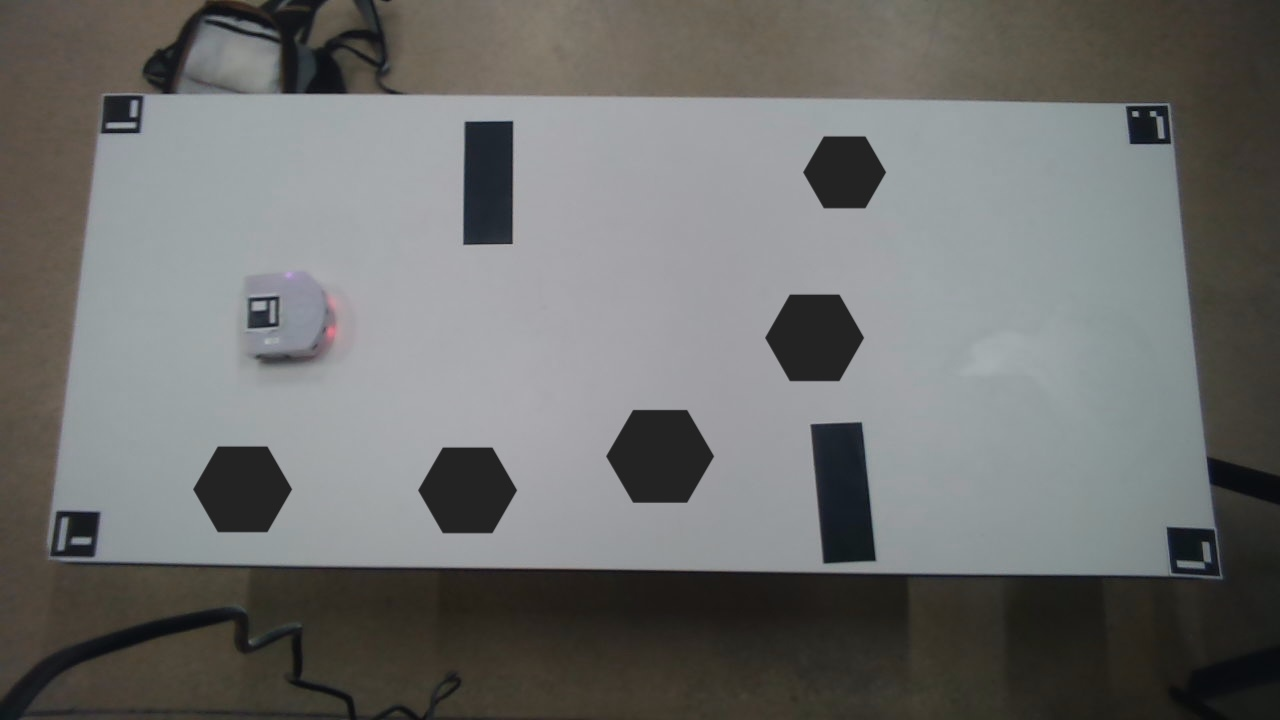
#> input picture src/computer_vision/images/table5.jpg, 1280 x 720 px; its folder holds 5 pictures in this run
$ python vision_v1.py
#> lines starting #> are read from the running program, lines starting #| are printed output that depends on the picture; after the words box and inside, x2 and y2 are one past the last pixel; in counts of white or black regions, pixels touching at a corner belong together
#> in load, img is the input picture: shape (720, 1280, 3); mean B, G, R 109.2, 110.8, 110
import cv2
import numpy as np
import os


# ---------------------------------------------------------
# INITIALISATION DES PARAMÈTRES AVEC SLIDERS
# ---------------------------------------------------------
def initialisation(frame):

    init_low = 30
    init_high = 120
    init_min_area = 300
    init_max_area = 20000

    cv2.namedWindow("INITIALISATION")
    cv2.namedWindow("CANNY")

    cv2.createTrackbar("Canny Low",  "INITIALISATION", init_low, 255, lambda x: None)
    cv2.createTrackbar("Canny High", "INITIALISATION", init_high, 255, lambda x: None)
    cv2.createTrackbar("Min Area",   "INITIALISATION", init_min_area, 20000, lambda x: None)
    cv2.createTrackbar("Max Area",   "INITIALISATION", init_max_area, 50000, lambda x: None)

    while True:

        low  = cv2.getTrackbarPos("Canny Low",  "INITIALISATION")
        high = cv2.getTrackbarPos("Canny High", "INITIALISATION")
        min_area = cv2.getTrackbarPos("Min Area", "INITIALISATION")
        max_area = cv2.getTrackbarPos("Max Area", "INITIALISATION")

        # pipeline simple
        gray = cv2.cvtColor(frame, cv2.COLOR_BGR2GRAY)
        #blur = cv2.GaussianBlur(gray, (5,5), 0)
        #edges = cv2.Canny(blur, low, high)

        # 2) Renforcer les contrastes
        clahe = cv2.createCLAHE(clipLimit=3.0, tileGridSize=(8,8))
        eq = clahe.apply(gray)

        # 3) Lissage intelligent (préserve les bords)
        smooth = cv2.bilateralFilter(eq, d=7, sigmaColor=50, sigmaSpace=50)

        # 4) Canny avec sliders
        edges = cv2.Canny(smooth, low, high)
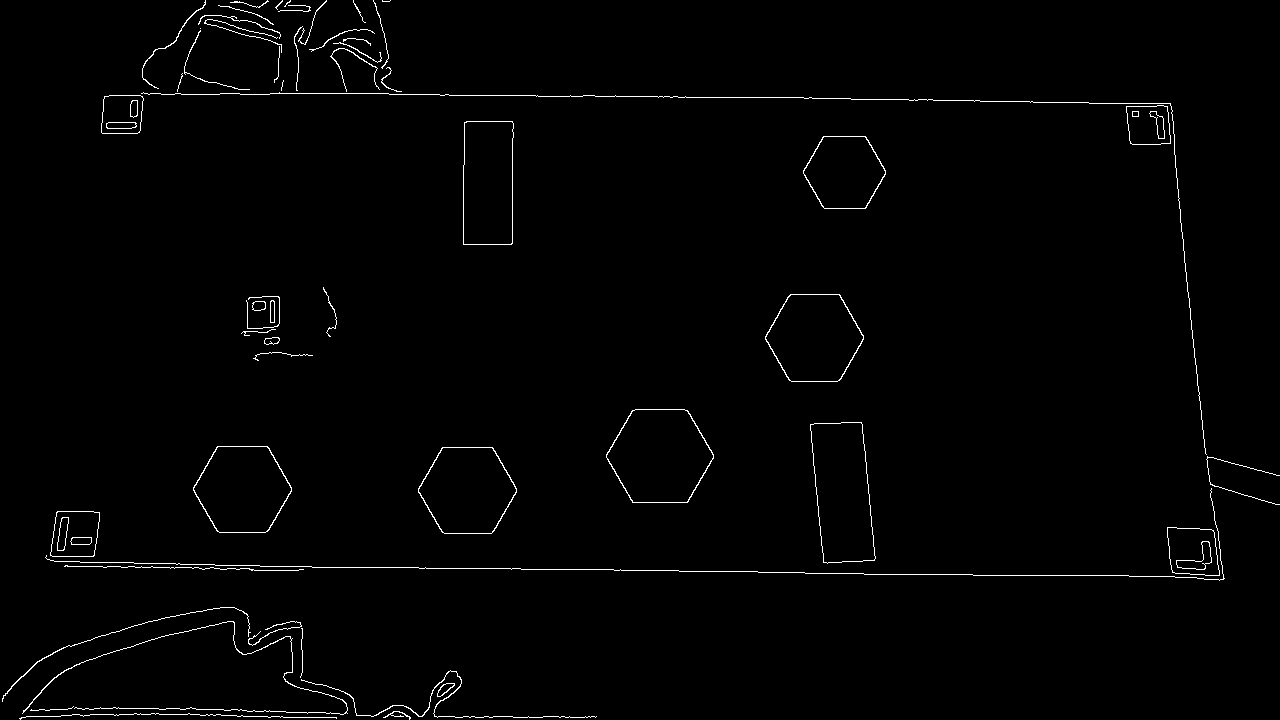
#> edges: shape (720, 1280); 1.2% white in thin lines or dots


        # contours
        contours, _ = cv2.findContours(edges, cv2.RETR_EXTERNAL, cv2.CHAIN_APPROX_SIMPLE)
#> contours = 54 contours, 34 with area under 20; largest, box (x1, y1, x2, y2) and area: (606, 409, 714, 503) 7581, (810, 422, 876, 564) 7202, (765, 294, 864, 382) 6494, (418, 447, 517, 534) 6441, (193, 446, 292, 533) 6434

        # afficher basÉ sur edges pour que Canny soit visible
        debug = cv2.cvtColor(edges, cv2.COLOR_GRAY2BGR)
#> debug: shape (720, 1280, 3); 1.2% white in thin lines or dots

        for c in contours:
            area = cv2.contourArea(c)
            if min_area < area < max_area:
                eps = 0.02 * cv2.arcLength(c, True)
                poly = cv2.approxPolyDP(c, eps, True)
                pts = np.array(poly, dtype=np.int32)
                cv2.polylines(debug, [pts], True, (0,255,0), 2)
#> this loop made 54 passes
#> (area, eps, pts) on passes 11, 12, 17, 28, 29, 30: (2150.5, 3.8, [[1167, 527], [1172, 572], [1219, 575], [1213, 530]]), (1960.5, 3.58, [[57, 511], [50, 555], [93, 556], [99, 512]]), (7202, 7.84, [[810, 424], [823, 562], [874, 560], [862, 424]]), (5993.5, 6.88, [[466, 121], [463, 244], [511, 244], [513, 123]]), (1548.5, 3.19, [[1167, 106], [1126, 106], [1130, 143], [1170, 143]]), (1469, 3.06, [[104, 96], [101, 132], [139, 132], [142, 96]])
#> (area, eps) on passes 15, 16, 18, 25, 27: (6441, 6.21), (6434, 6.21), (7581, 6.76), (6494.5, 6.24), (4527.5, 5.21)
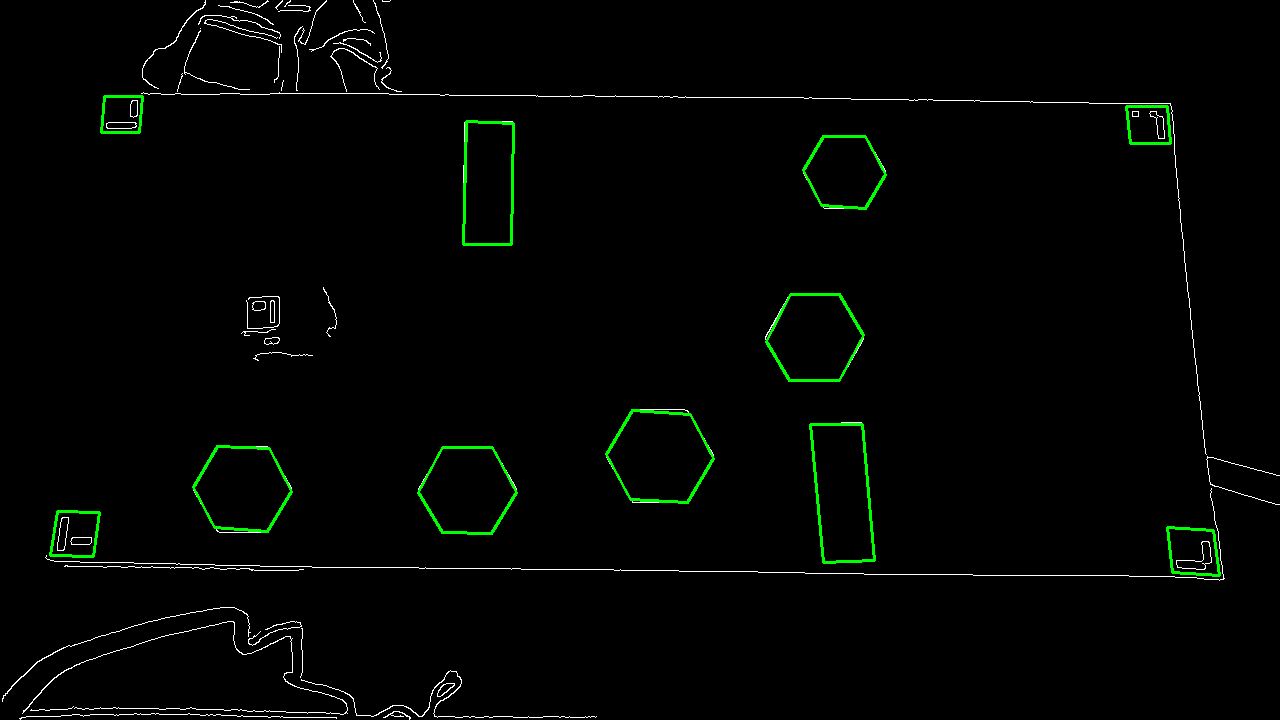
#> debug: shape (720, 1280, 3); mean B, G, R 2.2, 4.5, 2.2

        cv2.imshow("INITIALISATION", debug)
        cv2.imshow("CANNY", edges)

        key = cv2.waitKey(1) & 0xFF
#> (key q is pressed here)
        if key == 13 or key == ord(' '):  # ENTER
            break
        if key == 27 or key == ord('q'):  # ESC
            break

    cv2.destroyAllWindows()
    cv2.waitKey(1)

    return {
        "canny_low": low,
        "canny_high": high,
        "min_area": min_area,
        "max_area": max_area
    }


BASE_DIR = os.path.dirname(os.path.abspath(__file__))
IMG_PATH = os.path.join(BASE_DIR, "images")

# ---------------------------------------------------------
# VISION
# ---------------------------------------------------------
class Vision:
    def __init__(self):
        pass

    def load(self, filename):
        path = os.path.join(IMG_PATH, filename)
        img = cv2.imread(path)

        if img is None:
            raise FileNotFoundError(f"Impossible de charger {path}")

        return img

    def get_state(self, frame):

        gray = cv2.cvtColor(frame, cv2.COLOR_BGR2GRAY)
        #blur = cv2.GaussianBlur(gray, (5,5), 0)
        #edges = cv2.Canny(blur, self.params["canny_low"], self.params["canny_high"])

        # 2) Renforcer les contrastes
        clahe = cv2.createCLAHE(clipLimit=3.0, tileGridSize=(8,8))
        eq = clahe.apply(gray)

        # 3) Lissage intelligent (préserve les bords)
        smooth = cv2.bilateralFilter(eq, d=9, sigmaColor=50, sigmaSpace=50)

        # 4) Canny avec sliders
        edges = cv2.Canny(
        smooth,
        self.params["canny_low"],
        self.params["canny_high"]
)

        #cv2.imshow("1 - Gray", gray)
        ##cv2.imshow("2 - Blur", blur)
        cv2.imshow("3 - Canny", edges)

        contours, _ = cv2.findContours(edges, cv2.RETR_EXTERNAL, cv2.CHAIN_APPROX_SIMPLE)

        contour_debug = frame.copy()
        cv2.drawContours(contour_debug, contours, -1, (255,0,255), 2)
        cv2.imshow("4 - Contours bruts", contour_debug)

        polys = []

        for c in contours:
            area = cv2.contourArea(c)
            if area < self.params["min_area"] or area > self.params["max_area"]:
                continue

            eps = 0.02 * cv2.arcLength(c, True)
            poly = cv2.approxPolyDP(c, eps, True)
            pts = [(int(p[0][0]), int(p[0][1])) for p in poly]

            polys.append(pts)

        return polys

    def draw(self, frame, polys):
        out = frame.copy()

        for poly in polys:
            pts = np.array(poly, dtype=np.int32)
            cv2.polylines(out, [pts], True, (0,255,0), 3)
            for (px, py) in poly:
                cv2.circle(out, (px, py), 5, (0,255,0), -1)

        return out


# ---------------------------------------------------------
# UTILISATION
# ---------------------------------------------------------

vision = Vision()
img = vision.load("table5.jpg")

vision.params = initialisation(img)
#> vision.params = {'canny_low': 30, 'canny_high': 120, 'min_area': 300, 'max_area': 20000}

polys = vision.get_state(img)
#> in get_state, `edges = cv2.Canny( smooth, self.params["canny_low"], self.params["cann..`: edges: shape (720, 1280); 1.1% white in thin lines or dots
#> in get_state, `contours, _ = cv2.findContours(edges, cv2.RETR_EXTERNAL, cv2.CHAIN_APP..`: contours = 58 contours, 38 with area under 20; largest, box (x1, y1, x2, y2) and area: (606, 409, 714, 503) 7582, (810, 422, 876, 564) 7201, (765, 294, 864, 382) 6494, (418, 447, 517, 534) 6441, (193, 446, 292, 533) 6432
#> in get_state, `cv2.drawContours(contour_debug, contours, -1, (255,0,255), 2)`:
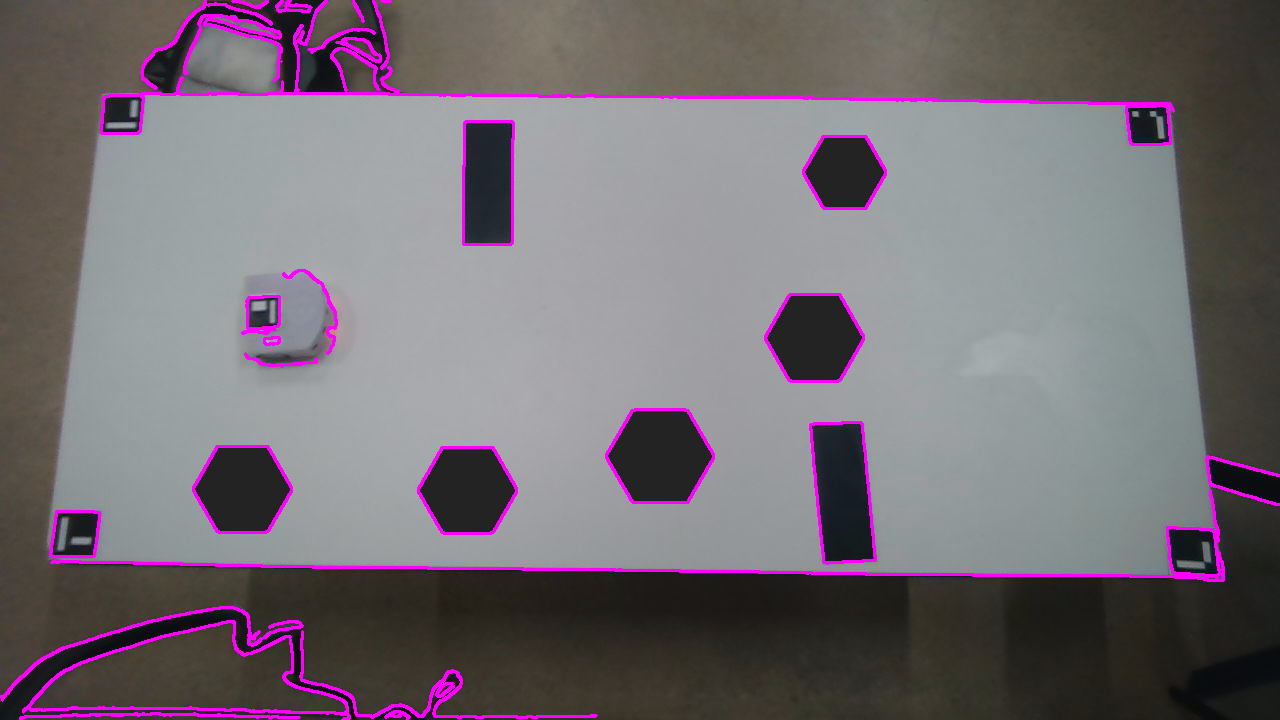
#> contour_debug: shape (720, 1280, 3); 3.26% of pixels changed, all inside (x1, y1, x2, y2) = (0, 0, 1280, 720)
#> the loop in get_state, `for c in contours:` made 58 passes
#> area on passes 4, 5, 8, 9, 20, 26, 37, 58: 20, 75, 57.5, 52, 84, 26.5, 21.5, 53.5
#> (area, eps, pts) on passes 11, 12, 17, 24, 28, 29: (2148, 3.79, [(1167, 527), (1172, 572), (1218, 575), (1213, 530)]), (1962.5, 3.58, [(57, 511), (50, 555), (93, 556), (99, 512)]), (7201, 7.82, [(861, 422), (810, 425), (827, 563), (875, 558)]), (982.5, 2.49, [(278, 296), (248, 298), (248, 328), (278, 325)]), (5995.5, 6.86, [(466, 121), (463, 244), (510, 244), (513, 123)]), (1553.5, 3.21, [(1167, 106), (1126, 106), (1130, 143), (1170, 143)])
#> after the loop in get_state, `for c in contours:`: polys = 12 items
#> polys = 12 items
res = vision.draw(img, polys)
#> the loop in draw, `for poly in polys:` made 12 passes
#> pts on passes 1, 2, 5, 7, 10, 11, 12: [[1167, 527], [1172, 572], [1218, 575], [1213, 530]], [[57, 511], [50, 555], [93, 556], [99, 512]], [[861, 422], [810, 425], [827, 563], [875, 558]], [[278, 296], [248, 298], [248, 328], [278, 325]], [[466, 121], [463, 244], [510, 244], [513, 123]], [[1167, 106], [1126, 106], [1130, 143], [1170, 143]], [[104, 96], [101, 132], [139, 132], [142, 96]]
#> after the loop in draw, `for poly in polys:`:
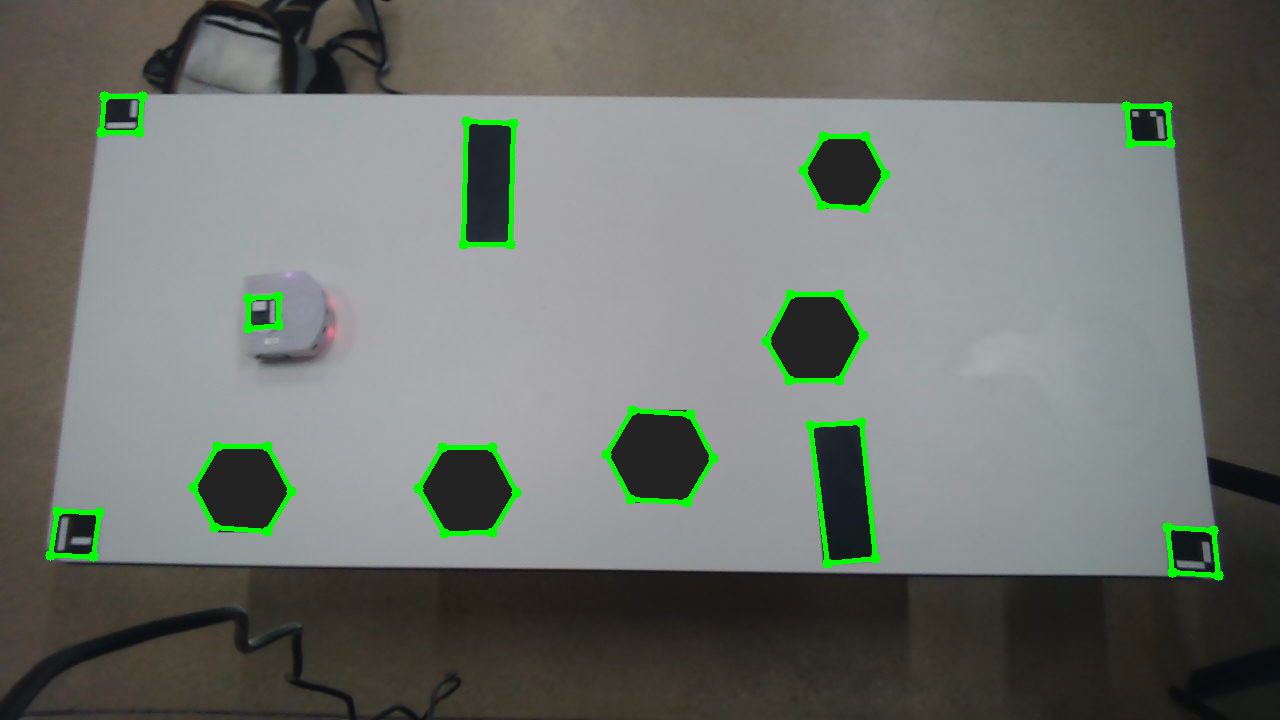
#> out: shape (720, 1280, 3); 1.79% of pixels changed, all inside (x1, y1, x2, y2) = (45, 91, 1224, 581)

cv2.imshow("RESULTAT FINAL", res)

while True:
    key = cv2.waitKey(1) & 0xFF
#> (key q is pressed here)
    if key == 27 or key == ord('q'):
        break

cv2.destroyAllWindows()
cv2.waitKey(1)
